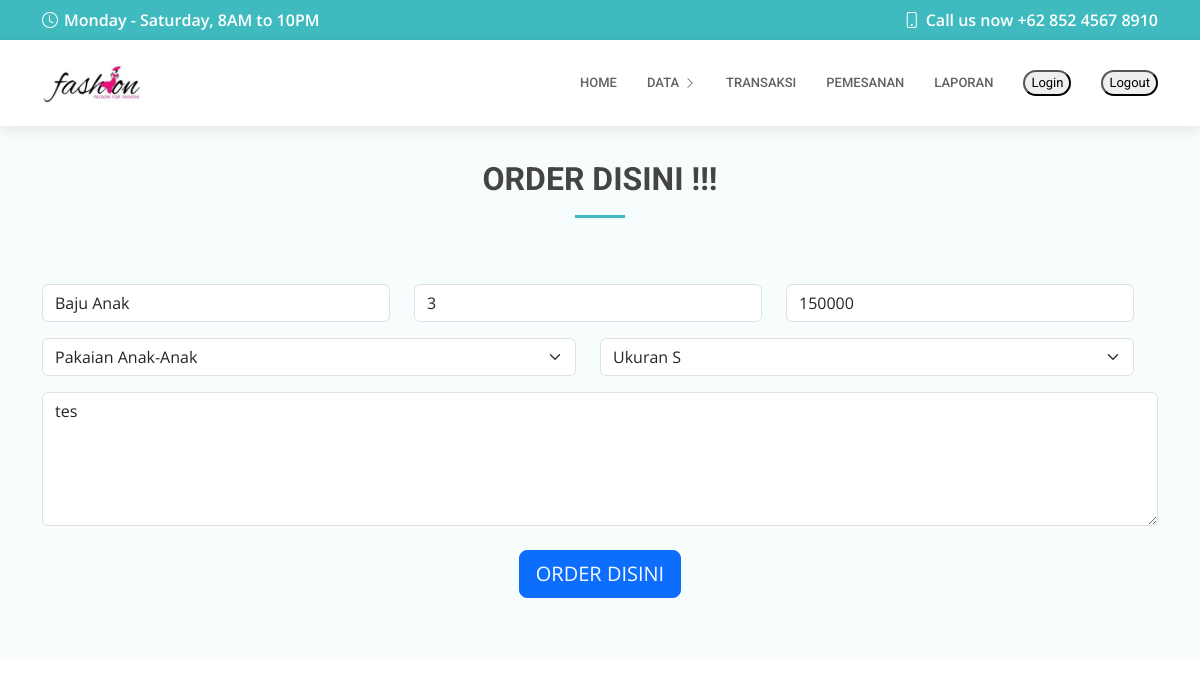
Screenshot of /kasir/hal-refrensi/u-pms.php?id=13 (signed in) with the database file from the repository.
### tables this page shows
CREATE TABLE `penjualan` (
  `Id_Barang` int(20) NOT NULL,
  `Pengirim` varchar(50) NOT NULL,
  `NamaBarang` varchar(40) NOT NULL,
  `JumlahBarang` int(15) NOT NULL,
  `HargaBarang` int(15) NOT NULL,
  `Kategori` varchar(255) NOT NULL,
  `Ukuran` varchar(255) NOT NULL,
  `Message` varchar(255) NOT NULL,
  `Created_at` datetime NOT NULL DEFAULT current_timestamp(),
  `Updated_at` datetime NOT NULL
);

### kasir/hal-refrensi/u-pms.php (the view, shortened to what this page needs)
<?php
require "../DB.php";
$id = $_GET["id"];
$p = mysqli_query($koneksi, "SELECT * FROM penjualan WHERE Id_Barang = $id");
?>
<!DOCTYPE html>
<html lang="en">
<head>
  <link href="../../assets/vendor/fontawesome-free/css/all.min.css" rel="stylesheet">
  <link href="../../assets/vendor/animate.css/animate.min.css" rel="stylesheet">
  <link href="../../assets/vendor/aos/aos.css" rel="stylesheet">
  <link href="../../assets/vendor/bootstrap/css/bootstrap.min.css" rel="stylesheet">
  <link href="../../assets/vendor/bootstrap-icons/bootstrap-icons.css" rel="stylesheet">
  <link href="../../assets/vendor/boxicons/css/boxicons.min.css" rel="stylesheet">
  <link href="../../assets/vendor/glightbox/css/glightbox.min.css" rel="stylesheet">
  <link href="../../assets/vendor/swiper/swiper-bundle.min.css" rel="stylesheet">
  <link href="../../assets/css/style.css" rel="stylesheet">
</head>
<body>
    <div id="topbar" class="d-flex align-items-center fixed-top">
    <div class="container d-flex align-items-center justify-content-center justify-content-md-between">
      <div class="align-items-center d-none d-md-flex">
        <i class="bi bi-clock"></i> Monday - Saturday, 8AM to 10PM
      </div>
      <div class="d-flex align-items-center">
        <i class="bi bi-phone"></i> Call us now +62 852 4567 8910
      </div>
    </div>
  </div>
  <header id="header" class="fixed-top">
    <div class="container  mt-0 d-flex align-items-center">
      <a href="index.html" class="logo me-auto"><img src="../logobutik.png" alt=""></a>
      <nav id="navbar" class="navbar order-last order-lg-0">
        <ul>
          <li><a class="nav-link scrollto " href="../#hero">Home</a></li>
          <li class="dropdown"><a href="#"><span>Data</span> <i class="bi bi-chevron-right"></i></a>
              </li>
          <li><a class="nav-link scrollto" href="transaksi.php">Transaksi</a></li>
          <li><a class="nav-link scrollto" href="pemesanan.php">Pemesanan</a></li>
          <li><a class="nav-link scrollto " href="laporan.php">Laporan</a></li>
          <li><a class="nav-link scrollto" href="../../Form_Login/FormLogin.php" ><button style="border-radius: 100px;">Login</button></a></li>
          <li><a class="nav-link scrollto" href="../../Form_Login/Logout.php" ><button style="border-radius: 100px;">Logout</button></a></li>
      </nav>
    </div>
  </header>
<section id="pemesanan" class="appointment section-bg" style="margin-top: 100px;" >
      <div class="container">
        <div class="section-title">
          <h2>ORDER DISINI !!!</h2>
        </div>
        <?php foreach ($p as $data ) : ?>
        <form action="" method="post" role="form">
        <div class="row">
          <div class="row">
            <div class="col-md-4 form-group mt-3">
              <input type="text" name="NamaBarang" class="form-control datepicker" id="NamaBarang" placeholder="Nama Barang" value="<?= $data["NamaBarang"]?>" required>
            </div>
            <div class="col-md-4 form-group mt-3">
              <input type="text" name="JumlahBarang" class="form-control datepicker" id="JumlahBarang" placeholder="Jumlah Barang" value="<?= $data["JumlahBarang"]?>"  required>
            </div>
            <div class="col-md-4 form-group mt-3">
              <input type="text" name="HargaBarang" class="form-control datepicker" id="HargaBarang" placeholder="Harga Barang" value="<?= $data["HargaBarang"]?>" required>
            </div>
            <div class="col-md-6 form-group mt-3">
              <select name="Kategori" id="Kategori" class="form-select">
                <option value="<?= $data["Kategori"]?>"><?= $data["Kategori"]?></option>
              </select>
            </div>
            <div class="col-md-6 form-group mt-3">
              <select name="Ukuran"  id="Ukuran" class="form-select">
                <option value="<?= $data["Ukuran"]?>"><?= $data["Ukuran"]?></option>
              </select>
            </div>
          </div>
          <div class="form-group mt-3">
            <textarea class="form-control" name="Message" rows="5" placeholder="Message (Optional)"><?= $data["Message"]?></textarea>
          <div class="text-center mt-4"><button class="btn btn-lg btn-primary text-light" type="submit" name="u-order" id="order" >ORDER DISINI</button></div>
        </form>
        <?php endforeach; ?>
      </div>
    </section>
</body>
</html>

### assets/css/style.css (style rules this page uses)
body { font-family: "Open Sans", sans-serif; color: #444444; }
a { color: #3fbbc0; text-decoration: none; }
h1, h2, h3, h4, h5, h6 { font-family: "Roboto", sans-serif; }
#topbar { background: #3fbbc0; color: #fff; height: 40px; font-size: 16px; font-weight: 600; z-index: 996; transition: all 0.5s; }
#topbar i { padding-right: 6px; line-height: 0; }
#header { background: #fff; transition: all 0.5s; z-index: 997; padding: 20px 0; top: 40px; box-shadow: 0px 2px 15px rgba(0, 0, 0, 0.1); }
#header .logo { font-size: 28px; margin: 0; padding: 0; line-height: 1; font-weight: 600; letter-spacing: 0.5px; text-transform: uppercase; }
#header .logo img { max-height: 40px; }
.navbar { padding: 0; }
.navbar ul { margin: 0; padding: 0; display: flex; list-style: none; align-items: center; }
.navbar li { position: relative; }
.navbar a, .navbar a:focus { display: flex; align-items: center; justify-content: space-between; padding: 10px 0 10px 30px; font-family: "Roboto", sans-serif; font-size: 13px; color: #626262; white-space: nowrap; transition: 0.3s; text-transform: uppercase; font-weight: 500; }
.navbar a i, .navbar a:focus i { font-size: 12px; line-height: 0; margin-left: 5px; }
section { padding: 60px 0; overflow: hidden; }
.section-bg { background-color: #f7fcfc; }
.section-title { text-align: center; padding-bottom: 30px; }
.section-title h2 { font-size: 32px; font-weight: bold; text-transform: uppercase; margin-bottom: 20px; padding-bottom: 20px; position: relative; }
.section-title h2::after { content: ""; position: absolute; display: block; width: 50px; height: 3px; background: #3fbbc0; bottom: 0; left: calc(50% - 25px); }

### rows the page displays
penjualan: NamaBarang "Baju Anak", JumlahBarang "3", HargaBarang "150000", Kategori "Pakaian Anak-Anak", Ukuran "Ukuran S", Message "tes"
